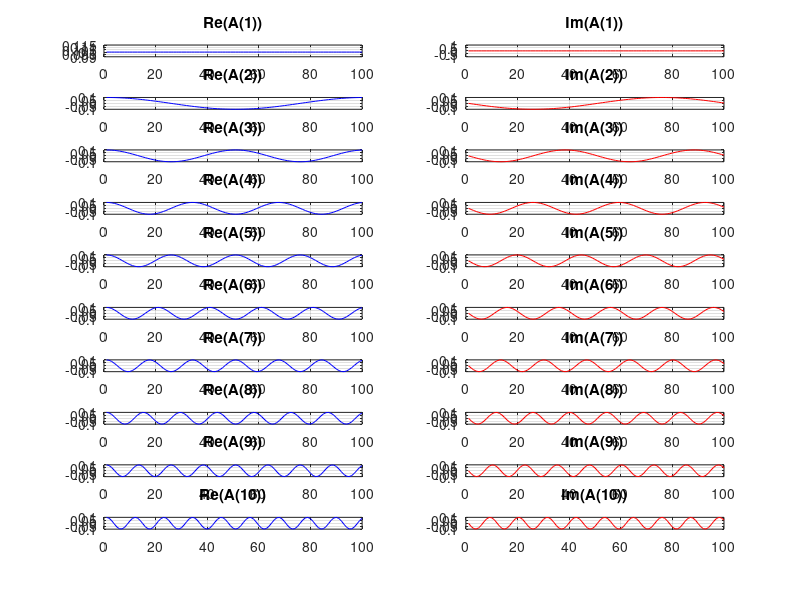
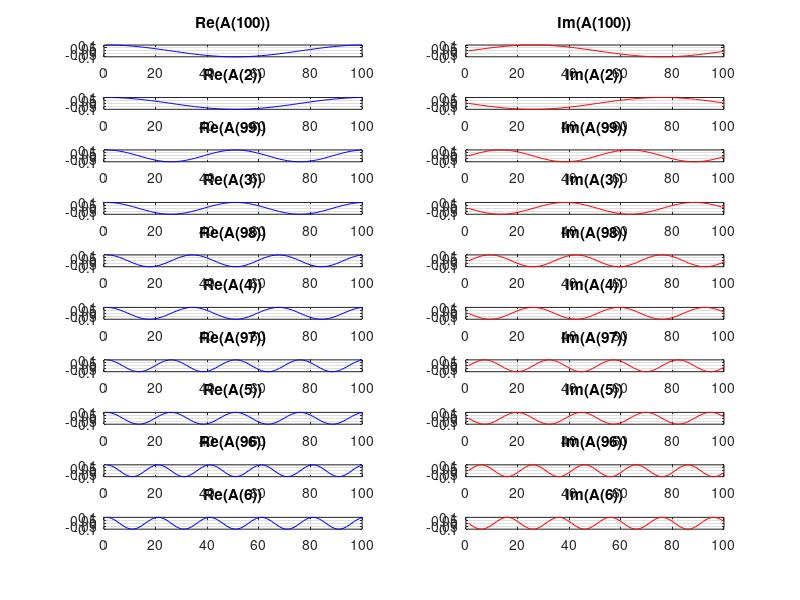

The MATLAB script that drew these images, in order:

%cps03_trans.m
clear all; close all; clc;

%Orthogonalmatrix for DCT-IV orthogonaltransform
N =100;% wymiarmacierzykwadratowej, 25, 100
k =(0:N-1); n=(0:N-1);% k-kolumny/funkcje, n-wiersze/probki
A = sqrt(1/N) * exp(-1j * 2*pi/N * (k.' * n));   % analiza DFT
S = A';

for i = 1:99
    v1 = A(i,:);      
    v2 = A(i+1,:);    

    prod1 = sum(v1 .* conj(v2));
    prod2 = dot(v1, v2);
    prod3 = v1 * v2';

    %fprintf("i=%d   sum=%f   dot=%f   v1v2'=%f\n", i, prod1, prod2, prod3);
end

M0 = eye(100);
M1 = S*A;
M2 = A'*A;

if ((max(max(abs(M0 - M1))) < 1e-12) && (max(max(abs(M0 - M2))) < 1e-12))
    fprintf("macierz jest ortonormalna\n");
else
    fprintf("macierz nie jest ortonormalna\n");
end

for i = 1:10
    % -------- część rzeczywista ----------
    subplot(10,2,2*i - 1);
    plot(real(A(i,:)),'b');
    grid on;
    title(['Re(A(', num2str(i), '))']);
    
    % -------- część urojona ----------
    subplot(10,2,2*i);
    plot(imag(A(i,:)),'r');
    grid on;
    title(['Im(A(', num2str(i), '))']);
end

%Nast˛epnie porównaj cz˛e´ sci rzeczywiste i urojone nast˛epuj ˛acych par
 %wierszy macierzy: 2-iego oraz N-tego, 3-ciego oraz N-1-szego, 4 oraz N-2-iego,... Jaki wniosek mo˙ zna wyci ˛agn ˛a´c z
 %tego porównania? Cz˛e´ sci rzeczywiste wierszy s ˛aidentyczne, a urojone- zanegowane?
figure(2)
for i=1:5
    subplot(10,2,4*i - 1);
    plot(real(A(i+1,:)),'b');
    grid on;
    title(['Re(A(', num2str(i+1), '))']);
    
    % -------- część urojona ----------
    subplot(10,2,4*i);
    plot(imag(A(i+1,:)),'r');
    grid on;
    title(['Im(A(', num2str(i+1), '))']);
end

for i=1:5
    subplot(10,2,4*i-3);
    plot(real(A(N-i+1,:)),'b');
    grid on;
    title(['Re(A(', num2str(N-i+1), '))']);
    
    % -------- część urojona ----------
    subplot(10,2,4*i-2);
    plot(imag(A(N-i+1,:)),'r');
    grid on;
    title(['Im(A(', num2str(N-i+1), '))']);
end

% Nast˛epnie porównaj cz˛e´ sci rzeczywiste i urojone nast˛epuj ˛acych par
% wierszy macierzy: 2-iego oraz N-tego, 3-ciego oraz N-1-szego, 4 oraz N-2-iego,... Jaki wniosek mo˙ zna wyci ˛agn ˛a´c z
% tego porównania? Cz˛e´ sci rzeczywiste wierszy s ˛aidentyczne, a urojone- zanegowane?

%faktycznie, część rzeczywista, jest zachowana, odpowiadającym ich wierszom
%  100 -> 2
%  99  -> 3
%  98  -> 4
% itd.
%natomiast część urojnona również prawie niczym się nie różni, poza
%przesunięciem w fazie



%Czy mógłby´ s udowodni´c swoje
%spostrze˙ zenie matematycznie? Je´ sli tak, to otrzymasz dodatkowy punkt!

%nie, matematycznie nie umiem
